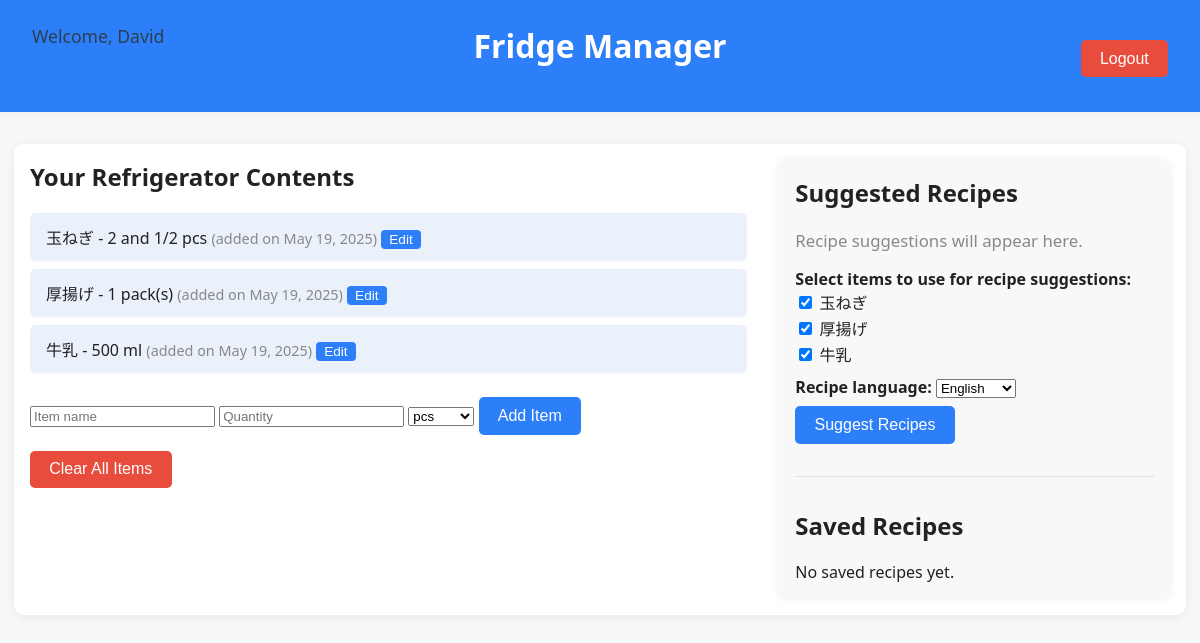
Page /index/ (signed in) on the earlier database version.
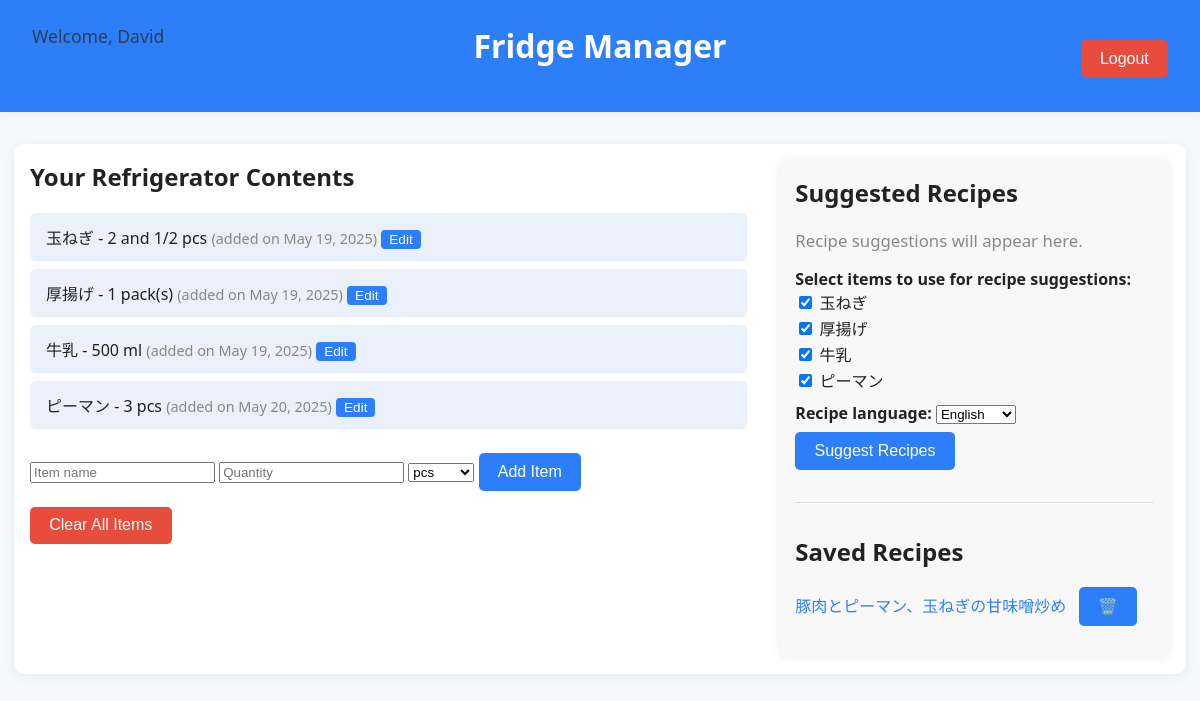
Same page on the later database version.
### refrigerator/models.py (models this page shows, shortened)
class Item(models.Model):
    user = models.ForeignKey(User, on_delete=models.CASCADE, related_name='items')  # Linked to each user
    name = models.CharField(max_length=50)  # Item name
    quantity = models.PositiveIntegerField()  # Quantity
    quantity_fraction = models.CharField(max_length=10, blank=True, default='')  # Fractional quantity (optional)
    quantity_if_zero = models.BooleanField(default=False)  # If quantity is zero
    how_to_count = models.IntegerField(choices=[(0, 'pcs'), (1, 'ml'), (2, 'g'), (3, 'pack(s)')], default=0)  # Unit of measurement
    added_on = models.DateField()  # Date added

class Recipes(models.Model):
    user = models.ForeignKey(User, on_delete=models.CASCADE, related_name='recipes')
    title = models.CharField(max_length=100)
    instructions = models.TextField()

### refrigerator/views.py (the view, shortened to what this page needs)
# urls.py: path('index/', views.index, name='index'),  # Main page
@login_required
def index(request):
    items = Item.objects.filter(user=request.user)
    recipes = [] # Initialize recipes list for suggested recipes
    api_key = request.session.get('temp_gemini_api_key') or os.environ.get('GEMINI_API_KEY')
    saved_recipes = request.user.recipes.all()
    for recipe in saved_recipes:
        if recipe.instructions:
            recipe.instructions = clean_unicode_escapes(recipe.instructions)
    return render(request, 'refrigerator/index.html', {'items': items, 'recipes': recipes, 'saved_recipes': saved_recipes})

### refrigerator/views.py (called while the page is built)
def clean_unicode_escapes(text):
    if not text:
        return text
    return (
        text.replace('\\u000A', '\n')
            .replace('\\u002D', '-')
            .replace('\\u002E', '.')
            .replace('\\u002C', ',')
            .replace('\\u003A', ':')
    )

### refrigerator/templates/refrigerator/index.html (shortened to what this page needs)
<!DOCTYPE html>
<html lang="en">
{% load static %}
<head>
    <link rel="stylesheet" href="{% static 'css/styles.css' %}">
</head>
<body>
    <header>
        <h1>Fridge Manager</h1>
        <div class="fridge-welcome">
            Welcome, {{ request.user.username }}
        </div>
        <form method="post" action="{% url 'logout' %}" class="fridge-logout">
            <button type="submit" class="fridge-logout-btn">Logout</button>
        </form>
    </header>
    <main>
        <div class="fridge-main-container">
            <section>
                <h2>Your Refrigerator Contents</h2>
                <ul id="fridge-contents">
                    {% for item in items %}
                        <li>
                            {% if item.quantity >= 1 %}
                                {{ item.name }} - {{ item.quantity }}{% if item.quantity_fraction %} and {{ item.quantity_fraction }}{% endif %} {{ item.get_how_to_count_display }}
                            {% elif item.quantity == 0 and item.quantity_fraction %}
                                {{ item.name }} - {{ item.quantity_fraction }} {{ item.get_how_to_count_display }}
                            {% elif item.quantity == 0 and not item.quantity_fraction %}
                                <span style="color: #e74c3c; font-weight: bold;">{{ item.name }} - 0 {{ item.get_how_to_count_display }} (Empty! <a href="#" onclick="return confirmDeleteItem('{{ item.pk }}');" style="color:#e74c3c;text-decoration:underline;">Delete?</a>)</span>
                            {% endif %}
                            <span class="fridge-added-on">(added on {{ item.added_on }})</span>
                            <button id="edit-btn-{{ item.pk }}" type="button" onclick="showUpdateForm('{{ item.pk }}')" class="small-btn">Edit</button>
                        </li>
                    {% endfor %}
                </ul>
                <form method="post" action="/add_item/" style="margin-top:1.5rem;">
                    <input type="text" name="item_name" placeholder="Item name" required>
                    <input type="number" name="item_quantity" min="1" placeholder="Quantity" required>
                    <select name="how_to_count" required>
                        <option value=0>pcs</option>
                    </select>
                    <button type="submit">Add Item</button>
                </form>
                <form method="post" action="/clear_all_items/" style="margin-top:1rem;" onsubmit="return confirm('Are you sure you want to clear all items from your fridge?');">
                    <button type="submit" class="fridge-clear-btn">Clear All Items</button>
                </form>
            </section>
            <aside>
                <h2>Suggested Recipes</h2>
                {% if recipes %}
                <form method="post" action="{% url 'save_recipe' %}">
                    {% csrf_token %}
                    <ul id="recipe-list">
                        {% for recipe in recipes %}
                            <li>
                                <label style="display:flex;align-items:center;gap:0.5em;">
                                    <input type="checkbox" name="recipe_title" value="{{ recipe.title }}" data-details="{{ recipe.details|escapejs }}">
                                    <span class="recipe-title" onclick="toggleRecipe('suggested-{{ forloop.counter0 }}')" style="cursor:pointer;">{{ recipe.title }}</span>
                                </label>
                                <input type="hidden" name="recipe_details" value="{{ recipe.details|escapejs }}">
                                <div class="recipe-details" id="recipe-suggested-{{ forloop.counter0 }}">
                                    <pre>{{ recipe.details|linebreaksbr }}</pre>
                                </div>
                            </li>
                        {% endfor %}
                    </ul>
                    <button type="submit">Save Selected Recipes</button>
                </form>
                {% else %}
                <div id="suggested-recipes-placeholder">
                    Recipe suggestions will appear here.
                </div>
                {% endif %}
                <form method="post" style="margin-top:1em;">
                    <div style="margin-bottom:0.5em;">
                        <strong>Select items to use for recipe suggestions:</strong>
                        <div class="item-checkbox-list">
                            {% for item in items %}
                                <label class="item-checkbox-label">
                                    <input type="checkbox" name="selected_items" value="{{ item.name }}" checked>
                                    {{ item.name }}
                                </label>
                            {% endfor %}
                        </div>
                    </div>
                        <div style="margin-bottom:0.5em;">
                        <label for="language-select"><strong>Recipe language:</strong></label>
                        <select id="language-select" name="language">
                            <option value="en">English</option>
                        </select>
                    </div>
                    <button type="submit">Suggest Recipes</button>
                </form>
                <hr class="recipes-divider">
                <h2>Saved Recipes</h2>
                {% with saved_recipes=request.user.recipes.all %}
                {% if saved_recipes %}
                <ul id="saved-recipe-list">
                    {% for recipe in saved_recipes %}
                        <li>
                            <button class="recipe-title" type="button" onclick="toggleRecipe('saved-{{ forloop.counter0 }}')">{{ recipe.title }}</button>
                            <form method="post" action="{% url 'delete_saved_recipe' %}" style="display:inline; margin-left: 0.5em;">
                                <button type="submit" class="delete-recipe-btn" onclick="return confirm('Delete this saved recipe?');" title="Delete recipe">🗑️</button>
                            </form>
                        </li>
                    {% endfor %}
                </ul>
                {% else %}
                <div id="saved-recipes-placeholder">
                    No saved recipes yet.
                </div>
                {% endif %}
                {% endwith %}
            </aside>
        </div>
    </main>
</body>
</html>

### refrigerator/static/css/styles.css (style rules this page uses)
body { font-family: 'Segoe UI', Arial, sans-serif; background: #f6f8fa; margin: 0; padding: 0; color: #222; }
header { background: #2d7ff9; color: #fff; padding: 1.5rem 0; text-align: center; box-shadow: 0 2px 8px rgba(0,0,0,0.04); }
main { max-width: 1200px; margin: 2rem auto; background: #fff; border-radius: 10px; box-shadow: 0 2px 12px rgba(0,0,0,0.07); padding: 2rem; width: 95%; }
h1, h2 { margin-top: 0; }
ul { list-style: none; padding: 0; }
#fridge-contents li, #recipe-suggestions li { background: #eaf1fb; margin: 0.5rem 0; padding: 0.75rem 1rem; border-radius: 6px; box-shadow: 0 1px 3px rgba(0,0,0,0.03); }
form { margin: 1rem 0; }
button { background: #2d7ff9; color: #fff; border: none; border-radius: 5px; padding: 0.6rem 1.2rem; font-size: 1rem; cursor: pointer; transition: background 0.2s; }
.small-btn { font-size: 0.85em; padding: 2px 8px; margin-right: 4px; border-radius: 4px; }
.fridge-welcome { position: absolute; top: 1.5rem; left: 2rem; font-size: 1.1em; color: #2c3e50; z-index: 10; background: transparent; border-radius: 0; font-weight: normal; }
.fridge-logout { position: absolute; top: 1.5rem; right: 2rem; z-index: 10; background: transparent; border-radius: 0; }
.fridge-clear-btn, .fridge-logout-btn { background: #e74c3c !important; color: #fff !important; border: none; }
.fridge-added-on { color: #888; font-size: 0.9em; }
.fridge-main-container { display: flex; gap: 2rem; align-items: flex-start; width: 100%; }
.fridge-main-container section { flex: 2; min-width: 350px; }
.fridge-main-container aside { flex: 1; min-width: 250px; background: #f8f8f8; padding: 1rem; border-radius: 8px; box-shadow: 0 0 8px #eee; }
@media (max-width: 1200px) { main { max-width: 98vw; padding: 1rem; } }
.recipe-title { background: none; border: none; color: #2d7ff9; cursor: pointer; text-align: left; font-size: 1em; padding: 0; margin: 0; font-family: inherit; }
#suggested-recipes-placeholder { color: #888; font-size: 1.05em; margin-top: 1rem; }
.item-checkbox-list { max-height: 120px; overflow-y: auto; margin-bottom: 0.5em; }
.item-checkbox-label { display: block; font-weight: normal; margin-bottom: 2px; }
.recipes-divider { margin: 2em 0; border: none; border-top: 1px solid #e0e0e0; }

Differences in the rows shown:
added Item: name "ピーマン", quantity "3", how_to_count "pcs", added_on "May 20, 2025"
added Recipes: title "豚肉とピーマン、玉ねぎの甘味噌炒め"
Other differences:
text no longer shown: "No saved recipes yet."
